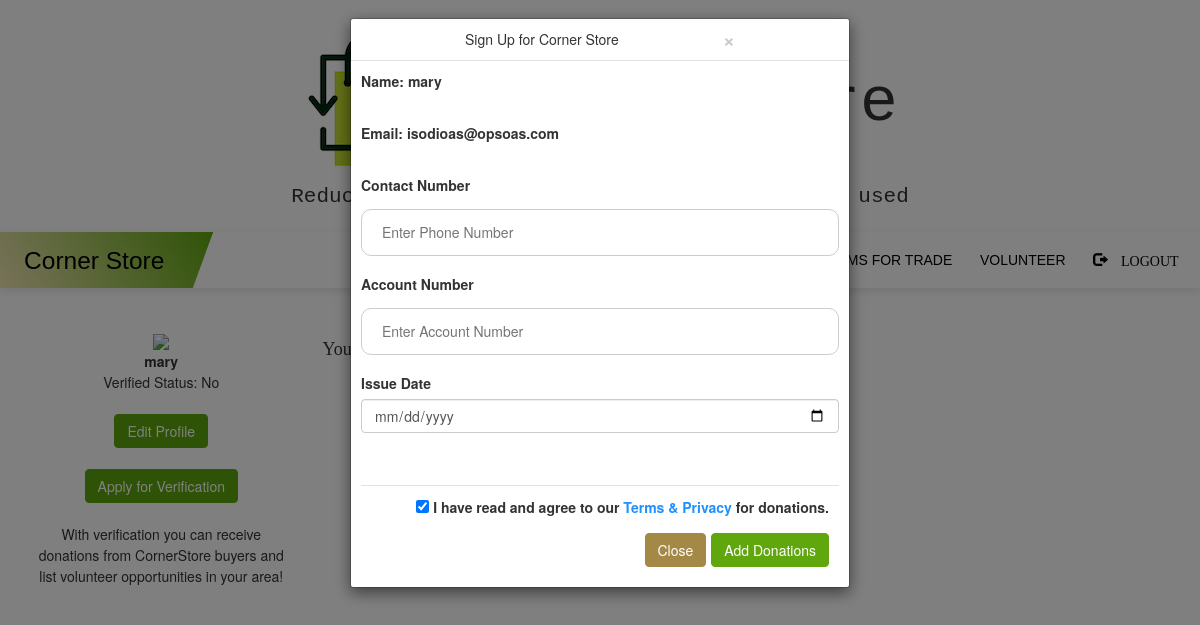
The app's page /adddonations (signed in), older data.
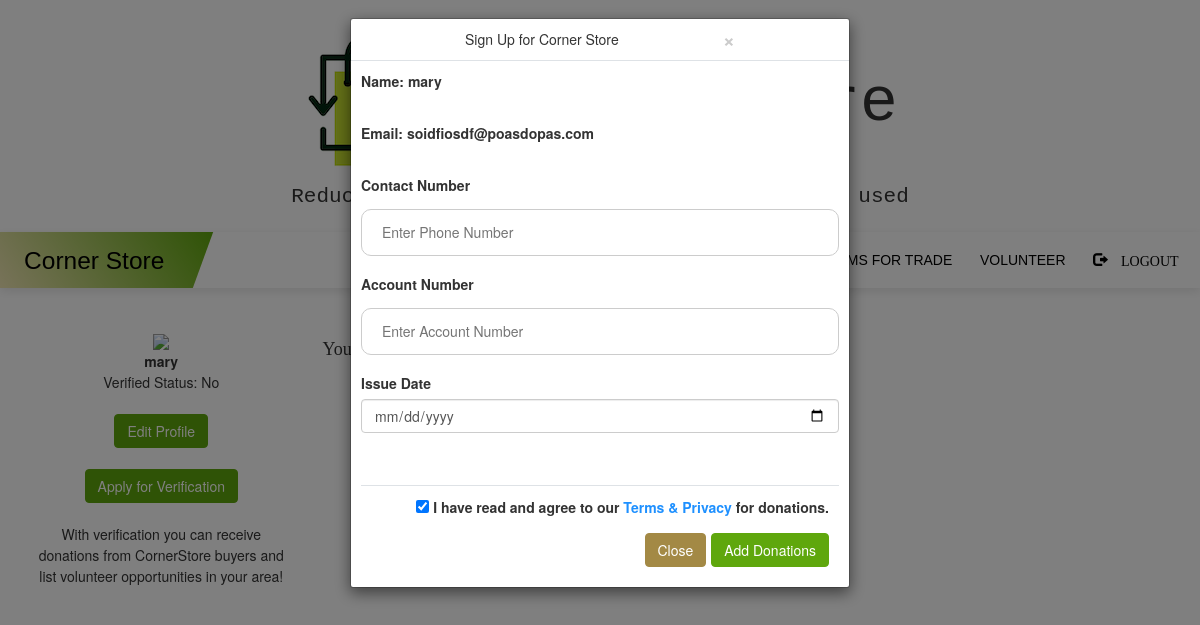
The same page, newer data.
### myapp/models.py (models this page shows, shortened)
class User(UserMixin, db.Model):
    __tablename__ = 'users'
    id = db.Column(db.Integer, primary_key=True)
    username = db.Column(db.String(64), unique=True, index=True)
    email = db.Column(db.String(128), unique=True)
    password = db.Column(db.String(128))
    admin = db.Column(db.String(10))
    agency = db.Column(db.String(10))
    verified = db.Column(db.String(10))
    profile = db.relationship('Profile', backref='users', lazy='dynamic')
    listings = db.relationship('Listing', backref='users', lazy='dynamic')
    volunteer = db.relationship('Volunteer', backref='users', lazy='dynamic')
    bevolunteer = db.relationship('BeVolunteer', backref='users', lazy='dynamic')
    report = db.relationship('Report', backref='users', lazy='dynamic')
    review = db.relationship('Review', backref='users', lazy='dynamic')
    rating = db.relationship('Rating', backref='users', lazy='dynamic')

### myapp/routes.py (the view, shortened to what this page needs)
@myapp_obj.route("/adddonations", methods=['GET', 'POST'])
@login_required
def adddonations():
    user_id = current_user.id
    username = current_user.username
    listings = Volunteer.query.filter(Volunteer.user_id==user_id)
    form = Adddonations()
    return render_template('adddonations.html', form=form, username=username, user_id=user_id, listings=listings, user=current_user)

### myapp/forms.py
class Adddonations(FlaskForm):
    phone = StringField('Contact Number')
    account = IntegerField('Account Number',validators=[DataRequired()])
    date = DateField("Issue Date", validators=[DataRequired()])
    submit = SubmitField('Add Donations')

### myapp/models.py (called while the page is built)
@login.user_loader
def load_user(id):
    return User.query.get(int(id))

### myapp/templates/adddonations.html (shortened to what this page needs)
{% extends "agencyprofile.html" %}
    {% block text %}
    <div class="modal" id="exampleModal" tabindex="-1" role="dialog" aria-labelledby="exampleModalLabel" aria-hidden="true">
      <div class="modal-dialog" role="document">
        <div class="modal-content">
          <div class="modal-header">
            <h5 class="modal-title" id="exampleModalLabel">Sign Up for Corner Store</h5>
            <a href="/"><button type="button" class="close" aria-label="Close">
              <span aria-hidden="true">&times;</span>
            </button>
        </a>
          </div>
          <div class="modal-body">
            <form method="POST" >
                <fieldset>
              <p style="text-align:left;"><strong> Name: {{ user.username }} </p><br>
              <p style="text-align:left;"> Email: {{user.email }} </p><br></strong>
                <p style="text-align:left;"> {{ form.phone.label }} <br>
                  <input type="text" id='phone' placeholder="Enter Phone Number" style='width: 100%;
                  padding: 12px 20px;
                  margin: 8px 0;
                  display: inline-block;
                  border: 1px solid #ccc;
                  border-radius: 10px;
                  box-sizing: border-box;')</p>
                  <p style="text-align:left;"> {{ form.account.label }} <br>
                    {{ form.account(placeholder="Enter Account Number", style='width: 100%;
                    padding: 12px 20px;
                    margin: 8px 0;
                    display: inline-block;
                    border: 1px solid #ccc;
                    border-radius: 10px;
                    box-sizing: border-box;') }} </p>
                    <p>
                    {{ form.date.label }} <br>
                    <input id="date" class="form-control" type="date" name="date"/>
                       </p>
                       <br>
                       <br>
          <div class="modal-footer">
            <label>
              <input type="checkbox" checked="checked" name="remember" style="margin-bottom:15px"> I have read and agree to our <a href="#" style="color:dodgerblue">Terms & Privacy</a> for donations.
            </label>
            <br>
            <a href="/agencyprofile"><button type="button" class="btn btn-secondary" data-dismiss="modal">Close</button></a>
            {{ form.submit(class="btn btn-primary") }}
            </fieldset>
          </div>
      </div>
    </div>
    </div>
    {% endblock %}

### myapp/templates/agencyprofile.html (shortened to what this page needs)
{% extends "base.html" %}
{% block content %}
<br><br>
<div class="container rounded bg-white mt-5 mb-5">
    <div class="row">
        <div class="col-md-3 border-right">
            <div class="d-flex flex-column align-items-center text-center p-3 py-5">
                <img class="rounded-circle mt-5" width="150px" src="https://st3.depositphotos.com/15648834/17930/v/600/depositphotos_179308454-stock-illustration-unknown-person-silhouette-glasses-profile.jpg">
                <br> <center><strong><span class="font-weight-bold"> {{ username }}</span></strong>
                <br>
                {% if user.verified == "True" %}
                <span> Verified Status: Verified</span> <br><br>
                <span><a href="/editprofile"> <button type="button" class="btn btn-primary">Edit Profile</button> </a></span><br><br>
                <span><a href="/listvolunteer"><button type="button" class="btn btn-primary"> Add Volunteer Opportunity </button></a></span>
                <br>
                {% else %}
                <span> Verified Status: No</span> <br><br>
                <span><a href="/editprofile"> <button type="button" class="btn btn-primary">Edit Profile</button> </a></span><br><br>
                <span><a href="/adddonations"><button type="button" class="btn btn-primary"> Apply for Verification </button></a></span>
                <br><br>
                <p> With verification you can receive donations from CornerStore buyers and list volunteer opportunities in your area!</p>
                {% endif %}
            </center>
            </div>
        </div>
        <div class="col-md-8 border-right">
            <div class="p-3 py-5">
                <h4 style='font-family: Monaco;'>Your Listings</h4>
            </div>
        </div>
        <div class="col-md-4">
        </div>
    </div>
</div>
{% block text %}
{% endblock %}
{% endblock %}

Row changes from the older to the newer data that the page shows:
changed User "mary": email "isodioas@opsoas.com" → "soidfiosdf@poasdopas.com"
